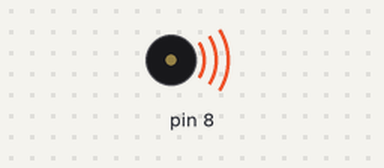
Bench run of a sketch on a simulated Arduino Uno, built with avr-gcc and run on an emulated ATmega328P. Shown: buzzer (waves = sounding).

Above: at 0.5 s.
Timing chart, 0 to 15.6 s (numbered marks = the images above):
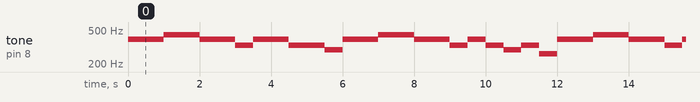

The sketch:

ex5.ino
```cpp
int C = 263;
int D = 294;
int E = 330;
int F = 349;
int G = 392;
int A = 440;
int B = 494;

void setup() {
  // put your setup code here, to run once:
}

void loop() {
  // put your main code here, to run repeatedly:
  tone(8,G,500);
  delay(500);
  tone(8,G,500);
  delay(500);

  tone(8,A,500);
  delay(500);
  tone(8,A,500);
  delay(500);

  tone(8,G,500);
  delay(500);
  tone(8,G,500);
  delay(500);

  tone(8,E,500);
  delay(500);

  tone(8,G,500);
  delay(500);
  tone(8,G,500);
  delay(500);

  tone(8,E,500);
  delay(500);
  tone(8,E,500);
  delay(500);

  tone(8,D,500);
  delay(500);

  tone(8,G,500);
  delay(500);
  tone(8,G,500);
  delay(500);

  tone(8,A,500);
  delay(500);
  tone(8,A,500);
  delay(500);

  tone(8,G,500);
  delay(500);
  tone(8,G,500);
  delay(500);

  tone(8,E,500);
  delay(500);

  tone(8,G,500);
  delay(500);

  tone(8,E,500);
  delay(500);

  tone(8,D,500);
  delay(500);
  tone(8,E,500);
  delay(500);
  tone(8,C,500);
  delay(500);


  noTone(8);


}
```

Measured:
- by itself, tone on pin 8: repeats every 12.0 s: 440 Hz 1.0 s, 392 Hz 1.0 s, 330 Hz 0.50 s, 392 Hz 1.0 s, 330 Hz 1.0 s, 294 Hz 0.50 s, 392 Hz 1.0 s, 440 Hz 1.0 s, 392 Hz 1.0 s, 330 Hz 0.50 s, 392 Hz 0.50 s, 330 Hz 0.50 s, 294 Hz 0.50 s, 330 Hz 0.50 s, 263 Hz 0.50 s, 392 Hz 1.0 s
